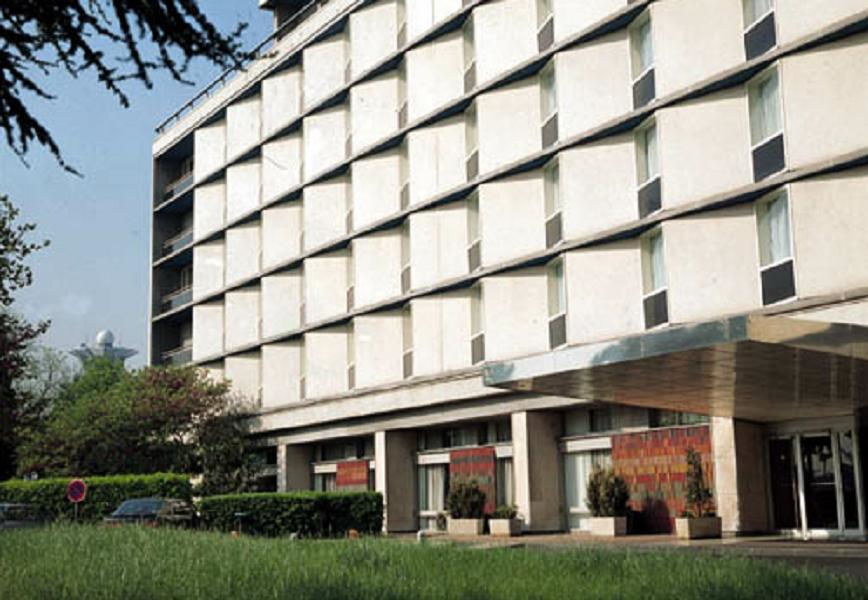
//> input picture building.png, 868 x 600 px
$ ./HoughLinesExample   (built with g++ and OpenCV 4)
//> lines starting //> are read from the running program, lines starting //| are printed output that depends on the picture
// CannyStill.cpp

#include <opencv2/opencv.hpp>

#include<iostream>
#include<conio.h>           // may have to modify this line if not using Windows

// global constants ///////////////////////////////////////////////////////////////////////////////
const cv::Scalar SCALAR_BLUE = cv::Scalar(255.0, 0.0, 0.0);

///////////////////////////////////////////////////////////////////////////////////////////////////
int main() {

    cv::Mat imgOriginal;            // original image read in from file
    cv::Mat imgCanny;               // Canny edges image of original, should be a 1-channel binary image
    cv::Mat imgHoughLines;          // Canny edges image, changed to 3-channel and with the HoughLines() lines drawn on it
    cv::Mat imgHoughLinesP;         // Canny edges image, changed to 3-channel and with the HoughLinesP() lines drawn on it

    // load the original image from file, show an error message and bail if not successful
    imgOriginal = cv::imread("building.png");
//> imgOriginal is the input picture: 600 rows x 868 cols, CV_8UC3; mean B, G, R 133.7, 143.6, 142.9
    if (imgOriginal.empty()) {
        std::cout << "error: image not read from file\n\n";
        _getch();           // may have to modify this line if not using Windows
        return(0);
    }

    // get the Canny edges of the original image and show for reference
    cv::Canny(imgOriginal, imgCanny, 100, 200);
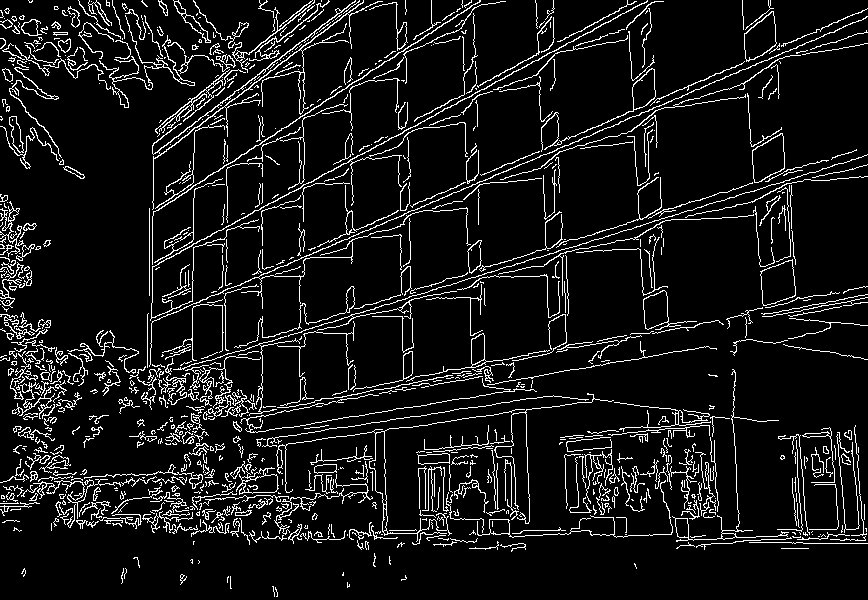
//> imgCanny: 600 rows x 868 cols, CV_8UC1; 8.8% white in thin lines or dots
    cv::imshow("imgCanny", imgCanny);

    // for demonstration purposes, first we'll find and show lines with the function HoughLines(),
    // then we'll find and show lines again with HoughLinesP(), usually HoughLinesP() is the better choice (see the rest of the program for clarification)

    // find lines using HoughLines()
    std::vector<cv::Vec2f> houghLines;
    cv::HoughLines(imgCanny, houghLines, 1, CV_PI / 180.0, 200);
//> houghLines = 24 lines (rho, theta), first 12: [355, 1.17], [305, 1.08], [403, 1.27], [454, 1.38], [261, 0.99], [349, 1.17], [358, 1.15], [460, 1.36], [524, 1.59], [262, 0], [219, 0.93], [479, 1.43]

    // init imgHoughLines to be the same as the Canny image, but converted to 3-channel (BGR color) so we can draw the imgHoughLines lines on it next
    cv::cvtColor(imgCanny, imgHoughLines, CV_GRAY2BGR);
//> imgHoughLines: 600 rows x 868 cols, CV_8UC3; 8.8% white in thin lines or dots

    // for each line found with HoughLinesP(), draw the line on the applicable image
    for (auto &houghLine : houghLines) {
        // the function HoughLines() yields lines in the format of distance from the origin in pixels (a.k.a. radius or r) and rotation angle theta in radians, however
        // the line drawing function line() takes two points, therefore we have to convert the radius / angle to two points so we can draw each line
        // note that HoughLinesP() yields lines in the format of two points which is usually easier to work with, also HoughLinesP() seems more efficient,
        // therefore in most cases HoughLinesP() is the better choice
        float distFromOrigin = houghLine[0];
        float theta = houghLine[1];
        cv::Point point1;
        cv::Point point2;
        double a = cos(theta);
        double b = sin(theta);
        double x0 = a * distFromOrigin;
        double y0 = b * distFromOrigin;
        point1.x = cvRound(x0 + 1000 * (-b));
        point1.y = cvRound(y0 + 1000 * (a));
        point2.x = cvRound(x0 - 1000 * (-b));
        point2.y = cvRound(y0 - 1000 * (a));
        cv::line(imgHoughLines, point1, point2, SCALAR_BLUE, 3);
    }
//> this loop made 24 passes
//> (distFromOrigin, theta, a, b, x0, y0) on passes 1 to 12: (355, 1.17, 0.391, 0.921, 138.7, 326.8), (305, 1.08, 0.469, 0.883, 143.2, 269.3), (403, 1.27, 0.292, 0.956, 117.8, 385.4), (454, 1.38, 0.191, 0.982, 86.63, 445.7), (261, 0.995, 0.545, 0.839, 142.2, 218.9), (349, 1.17, 0.391, 0.921, 136.4, 321.3), (358, 1.15, 0.407, 0.914, 145.6, 327), (460, 1.36, 0.208, 0.978, 95.64, 449.9), (524, 1.59, -0.0175, 1, -9.15, 523.9), (262, 0, 1, 0, 262, 0), (219, 0.925, 0.602, 0.799, 131.8, 174.9), (479, 1.43, 0.139, 0.99, 66.66, 474.3)
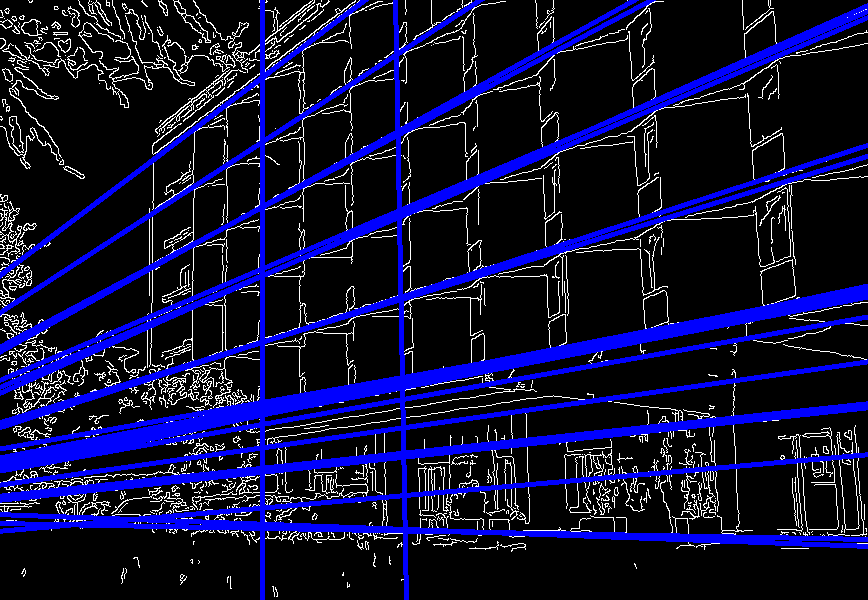
//> imgHoughLines: 600 rows x 868 cols, CV_8UC3; mean B, G, R 52.9, 15.3, 15.3

    cv::imshow("imgHoughLines", imgHoughLines);     // finally we can show the image with the HoughLines()

    // now, find and show lines with HoughLinesP()

    // find lines using HoughLinesP()
    std::vector<cv::Vec4i> houghLinesP;
    cv::HoughLinesP(imgCanny.clone(), houghLinesP, 1, CV_PI / 180.0, 200, 30, 10);
//> houghLinesP = 35 lines (x1, y1, x2, y2), first 8: [147, 323, 865, 18], [763, 314, 867, 294], [181, 250, 541, 58], [394, 212, 668, 95], [149, 215, 480, 0], [350, 315, 645, 224], [823, 295, 867, 286], [786, 538, 865, 540]

    // init imgHoughLinesP to be the same as the Canny image, but converted to 3-channel (BGR color) so we can draw the HoughLinesP lines on it next
    cv::cvtColor(imgCanny, imgHoughLinesP, CV_GRAY2BGR);

    // for each line found with HoughLinesP(), draw the line on the applicable image
    for (auto &houghLineP : houghLinesP) {
        cv::line(imgHoughLinesP, cv::Point(houghLineP[0], houghLineP[1]), cv::Point(houghLineP[2], houghLineP[3]), SCALAR_BLUE, 3);
    }
//> this loop made 35 passes
//> houghLineP on passes 1 to 12: [147, 323, 865, 18], [763, 314, 867, 294], [181, 250, 541, 58], [394, 212, 668, 95], [149, 215, 480, 0], [350, 315, 645, 224], [823, 295, 867, 286], [786, 538, 865, 540], [620, 231, 866, 155], [262, 278, 262, 42], [24, 480, 86, 471], [153, 160, 363, 1]
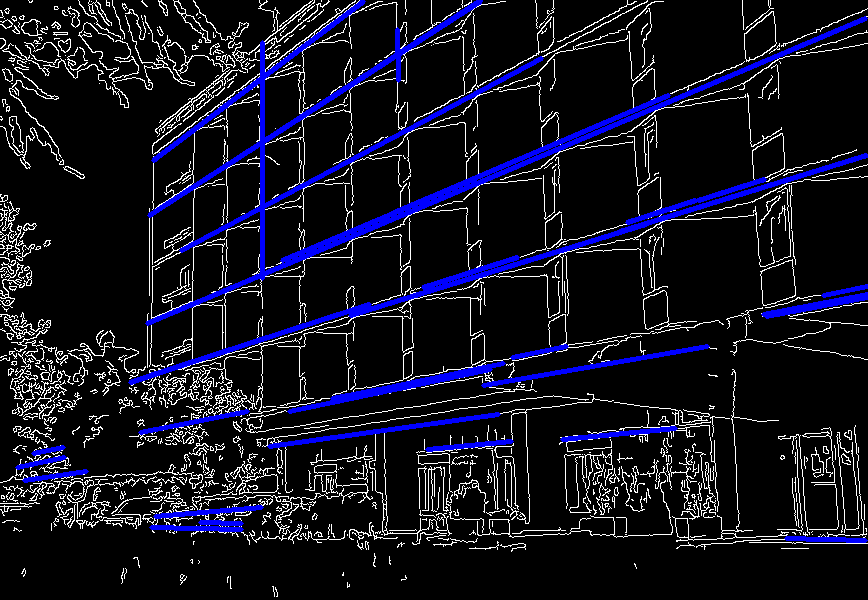
//> imgHoughLinesP: 600 rows x 868 cols, CV_8UC3; mean B, G, R 32.5, 19, 19

    cv::imshow("imgHoughLinesP", imgHoughLinesP);       // finally we can show the image with the HoughLinesP()

    cv::waitKey(0);                 // hold windows open until user presses a key

    return(0);
}
